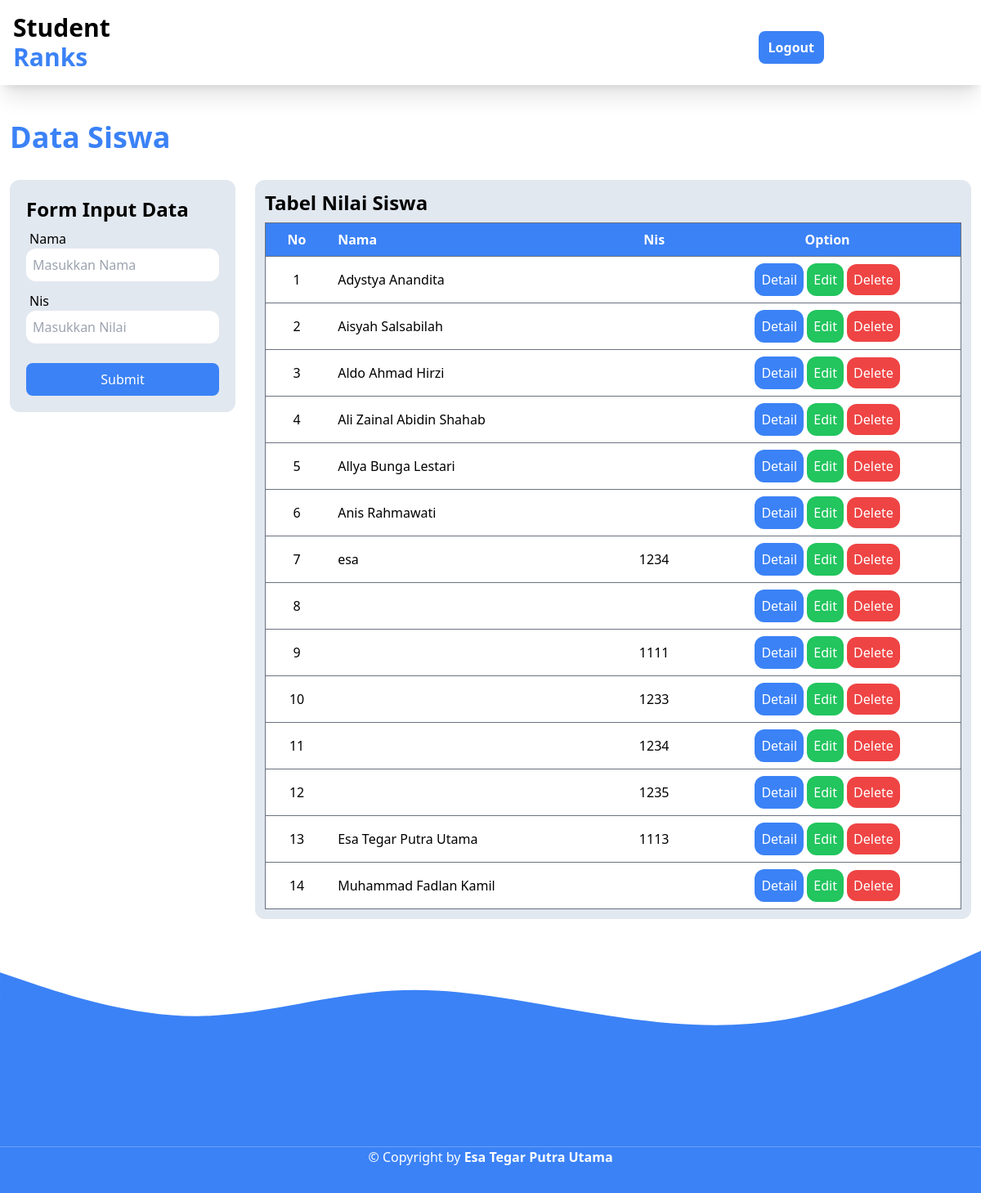
The page / on the database its author committed.
### tables this page shows
CREATE TABLE `students` (
  `id` int NOT NULL,
  `name` varchar(50) NOT NULL,
  `nis` char(10) NOT NULL
);

### models/DB.php (called while the page is built)
<?php
    class DB {
        private static $server = "localhost";
        private static $user = "root";
        private static $pass = "";
        private static $database = "class_ranks";
        public static $koneksi;
        public static function connect(){
            self::$koneksi = mysqli_connect(self::$server, self::$user, self::$pass, self::$database);
            return self::$koneksi;
        }
    }
?>

### models/students.php (called while the page is built, shortened)
<?php
    include_once('DB.php');
    class Students extends DB {
        public static function index(){
            $sql = "SELECT * FROM students";
            $result = DB::connect()->query($sql);
            $data = $result->fetch_all(MYSQLI_ASSOC);
            return $data;
        }
    }
?>

### index.php (the view, shortened to what this page needs)
<?php
    include_once('./models/students.php');
    $student = Students::index();
?>
<!DOCTYPE html>
<html lang="en">
<head>
    <script src="https://cdn.tailwindcss.com"></script>
</head>
<body class="">
    <nav class="bg-white top-0 left-0 w-full flex items-center z-1 sticky shadow-xl">
        <div class="container">
            <div class="flex items-center justify-between relative">
                <div class="px-4">
                    <a href="#" class="font-bold text-3xl block py-4">Student <span class="text-blue-500 font-bold text-3xl block">Ranks</span></a>
                </div>
                <div class="flex items-center px-4">
                    <a href="" class="bg-blue-500 font-semibold text-white mt-3 px-3 py-2 rounded-lg hover:bg-blue-600 duration-300">Logout</a>
                </div>
            </div>
        </div>
    </nav>
    <div class="mt-11">
    <h1 class="font-bold text-blue-500 text-4xl pl-3 pb-5">Data Siswa</h1>
    <div class="flex flex-col sm:flex-row">
        <div class="basis-1/4 p-3">
            <div class="bg-slate-200 rounded-xl p-5">
                <h1 class="text-2xl mb-2 font-semibold">Form Input Data</h1>
                <form action="" method="POST">
                    <div class="mb-3">
                        <label for="name" class="p-1 font-medium">Nama</label>
                        <input type="text" id="name" class="rounded-xl p-2 block w-full hover:shadow-md" placeholder="Masukkan Nama" name="name">
                    </div>
                    <div class="mb-3">
                        <label for="nis" class="p-1 font-medium">Nis</label>
                        <input type="number" id="nis" class="rounded-xl p-2 block w-full hover:shadow-md" placeholder="Masukkan Nilai" name="nis">
                    </div>
                    <div class="grid gap-2">
                        <button type="submit" class="bg-blue-500 text-white mt-3 px-3 py-2 rounded-lg hover:bg-blue-600 duration-300" name="submit">
                            Submit
                        </button>
                    </div>
                </form>
            </div>
        </div>
        <div class="basis-3/4 p-3">
            <div class="bg-slate-200 rounded-xl p-3">
                <h1 class="text-2xl mb-2 font-semibold">Tabel Nilai Siswa</h1>
                <table class="w-full">
                    <thead>
                        <tr class="bg-blue-500 text-white border border-gray-500">
                            <th class="px-3 py-2">No</th>
                            <th class="px-3 py-2 text-left">Nama</th>
                            <th class="px-3 py-2">Nis</th>
                            <th class="px-3 py-2">Option</th>
                        </tr>
                    </thead>
                    <tbody>
                        <?php foreach($student as $key => $student) : ?>
                        <tr class="text-center bg-white border border-gray-500 px-6 py-3">
                            <td class="px-3 py-2"><?= $key + 1 ?></td>
                            <td class="text-left px-3 py-2"><?= $student["name"] ?></td>
                            <td class="px-3 py-2"><?= $student["nis"] ?></td>
                            <td class="px-3 py-2">
                                <button title="Detail" class="bg-blue-500 p-2 rounded-xl text-white hover:bg-blue-600 duration-300"><a href="detail.php?id=<?= $student["id"] ?>">Detail</a></button>
                                <button title="Edit" class="bg-green-500 p-2 rounded-xl text-white hover:bg-green-600 duration-300"><a href="edit.php?id=<?= $student['id'] ?>">Edit</a></button>
                                <form action="" method="POST" class="inline">
                                    <button title="Hapus" type="submit" onclick="toggleModal(); return false;"><a href=""  class="bg-red-500 p-2 rounded-xl text-white hover:bg-red-600 duration-300">Delete</a></button>
                                </form>
                            </td>
                        </tr>
                        <?php endforeach ?>
                    </tbody>
                </table>
            </div>
        </div>
    </div>
    </div>
    <footer class="bg-blue-500 text-white text-center pb-8">
      <p>&copy; Copyright by <a href="" class="text-white font-bold">Esa Tegar Putra Utama</a></p>
    </footer>
</body>
</html>

### rows shown on the page
students: name "Adystya Anandita"
students: name "Aisyah Salsabilah"
students: name "Aldo Ahmad Hirzi"
students: name "Ali Zainal Abidin Shahab"
students: name "Allya Bunga Lestari"
students: name "Anis Rahmawati"
students: name "esa", nis "1234"
students: nis "1111"
students: nis "1233"
students: nis "1234"
students: nis "1235"
students: name "Esa Tegar Putra Utama", nis "1113"
students: name "Muhammad Fadlan Kamil"
